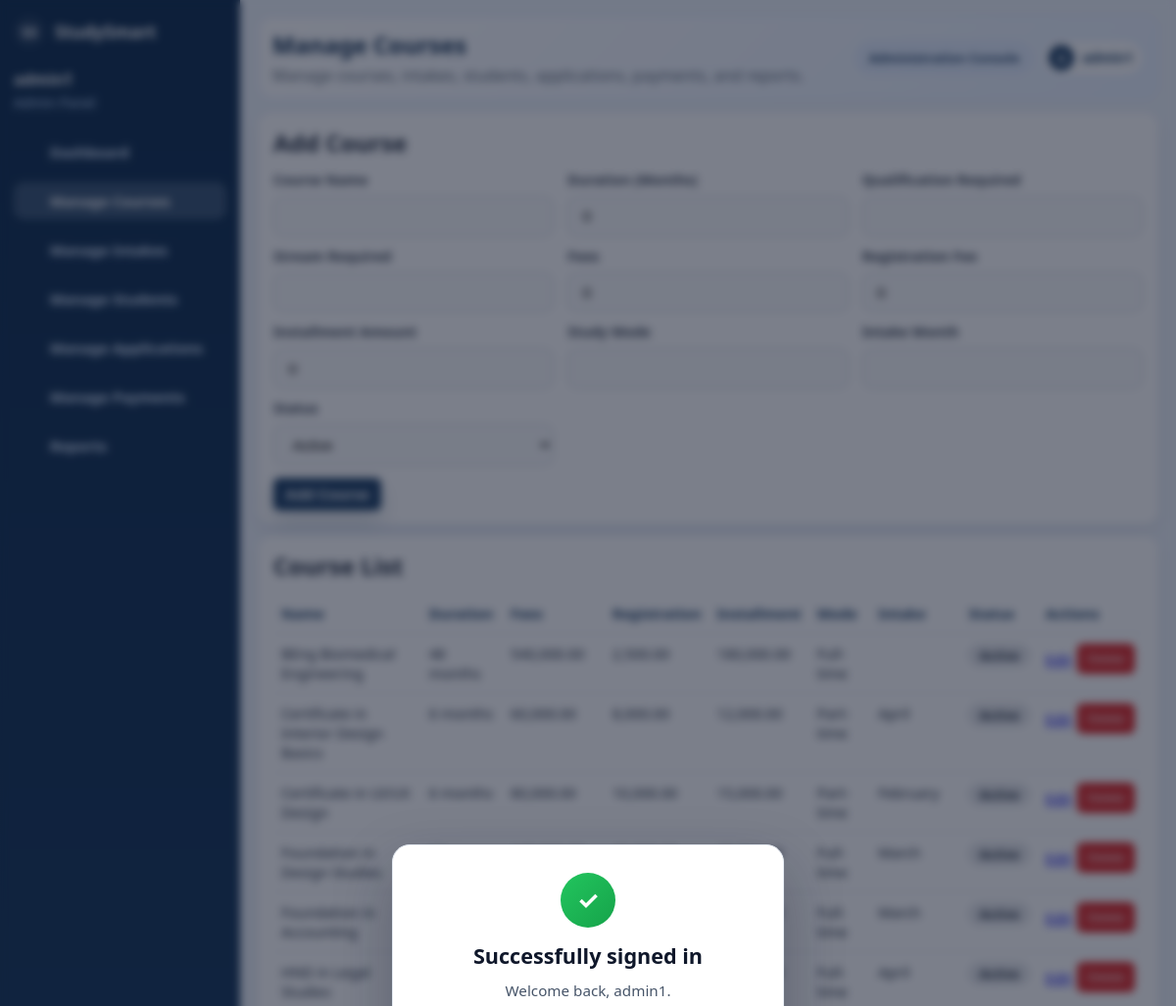
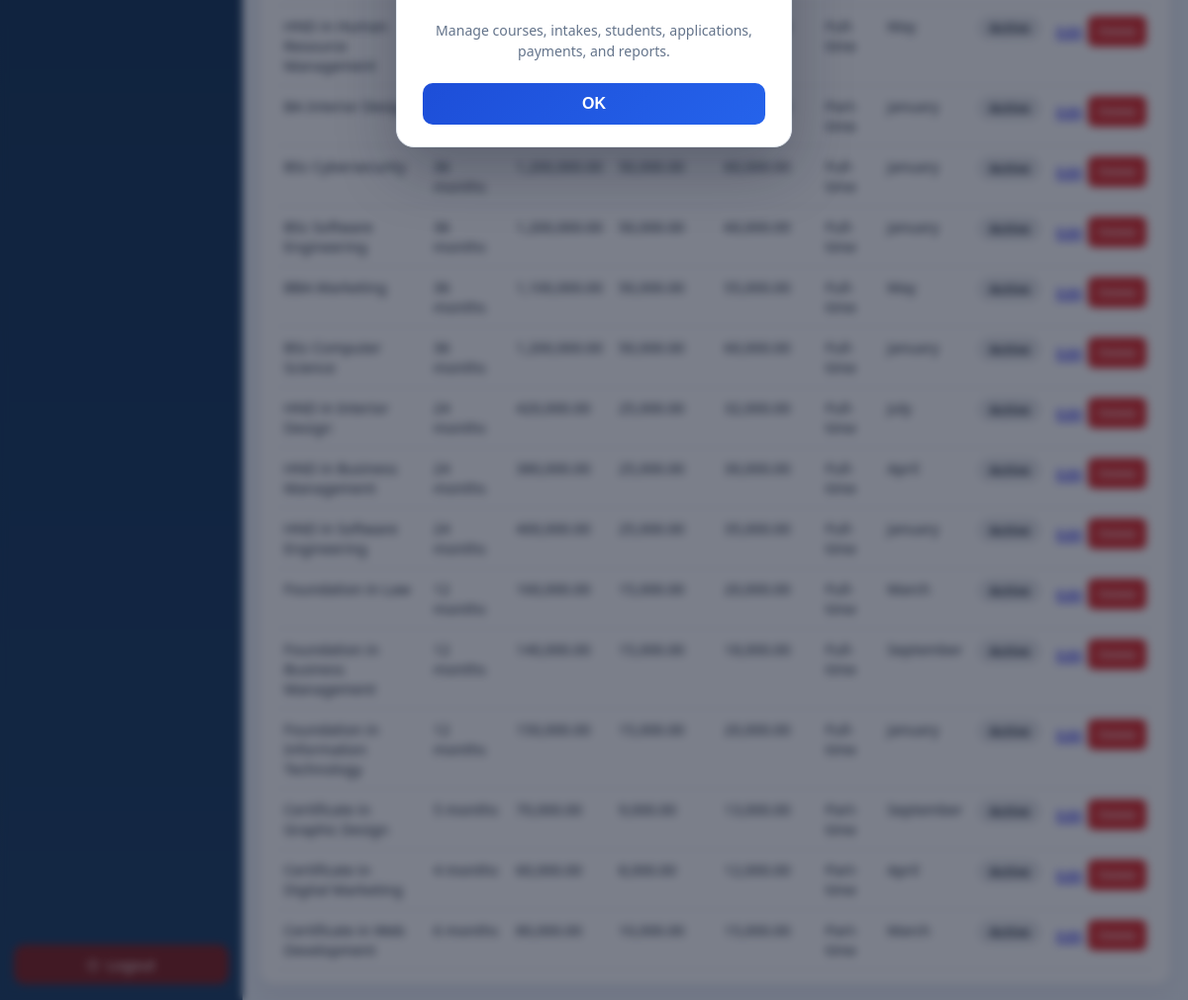
Screenshot of /admin/courses.php (signed in) with the database file from the repository (2 pictures, top to bottom).
### tables this page shows
CREATE TABLE `course_catalog` (
  `course_id` int(10) UNSIGNED NOT NULL,
  `course_name` varchar(120) NOT NULL,
  `field` varchar(100) NOT NULL,
  `level` varchar(50) NOT NULL,
  `mode` varchar(50) NOT NULL,
  `average_fee` decimal(10,2) NOT NULL,
  `duration_months` int(10) UNSIGNED NOT NULL,
  `description` text DEFAULT NULL,
  `qualification_required` varchar(120) DEFAULT '',
  `stream_required` varchar(120) DEFAULT '',
  `fees` decimal(10,2) DEFAULT 0.00,
  `registration_fee` decimal(10,2) DEFAULT 0.00,
  `installment_amount` decimal(10,2) DEFAULT 0.00,
  `study_mode` varchar(50) DEFAULT '',
  `intake_month` varchar(20) DEFAULT '',
  `status` enum('Active','Inactive') NOT NULL DEFAULT 'Active',
  `category` varchar(100) DEFAULT ''
);

### admin/courses.php (the view, shortened to what this page needs)
<?php
require_once __DIR__ . '/bootstrap.php';
require_once __DIR__ . '/layout.php';
$editingCourse = null;
$courses = [];
$result = mysqli_query($conn, "SELECT c.*, COALESCE(ix.intakes_list, '') AS intakes_list
    FROM course_catalog c
    LEFT JOIN (
        SELECT course_id, GROUP_CONCAT(DISTINCT intake_name ORDER BY start_date SEPARATOR ', ') AS intakes_list
        FROM course_intakes
        GROUP BY course_id
    ) ix ON ix.course_id = c.course_id
    ORDER BY c.course_id DESC");
if ($result) {
    while ($row = mysqli_fetch_assoc($result)) {
        $courses[] = $row;
    }
}
adminPageStart('Manage Courses', 'courses', $adminName);
?>
<section class="admin-section">
    <h2 style="margin-bottom:12px;"><?php echo $editingCourse ? 'Edit Course' : 'Add Course'; ?></h2>
    <form method="post">
        <div class="admin-form-grid">
            <div><label class="form-label">Course Name</label><input class="form-control" name="course_name" required value="<?php echo htmlspecialchars($editingCourse['course_name'] ?? '', ENT_QUOTES, 'UTF-8'); ?>"></div>
            <div><label class="form-label">Duration (Months)</label><input class="form-control" type="number" min="0" name="duration_months" value="<?php echo (int) ($editingCourse['duration_months'] ?? 0); ?>"></div>
            <div><label class="form-label">Qualification Required</label><input class="form-control" name="qualification_required" value="<?php echo htmlspecialchars($editingCourse['qualification_required'] ?? '', ENT_QUOTES, 'UTF-8'); ?>"></div>
            <div><label class="form-label">Stream Required</label><input class="form-control" name="stream_required" value="<?php echo htmlspecialchars($editingCourse['stream_required'] ?? '', ENT_QUOTES, 'UTF-8'); ?>"></div>
            <div><label class="form-label">Fees</label><input class="form-control" type="number" step="0.01" min="0" name="fees" value="<?php echo (float) ($editingCourse['fees'] ?? 0); ?>"></div>
            <div><label class="form-label">Registration Fee</label><input class="form-control" type="number" step="0.01" min="0" name="registration_fee" value="<?php echo (float) ($editingCourse['registration_fee'] ?? 0); ?>"></div>
            <div><label class="form-label">Installment Amount</label><input class="form-control" type="number" step="0.01" min="0" name="installment_amount" value="<?php echo (float) ($editingCourse['installment_amount'] ?? 0); ?>"></div>
            <div><label class="form-label">Study Mode</label><input class="form-control" name="study_mode" value="<?php echo htmlspecialchars($editingCourse['study_mode'] ?? '', ENT_QUOTES, 'UTF-8'); ?>"></div>
            <div><label class="form-label">Intake Month</label><input class="form-control" name="intake_month" value="<?php echo htmlspecialchars($editingCourse['intake_month'] ?? '', ENT_QUOTES, 'UTF-8'); ?>"></div>
            <div><label class="form-label">Status</label>
                <select class="form-control" name="status">
                    <option value="Active" <?php echo (($editingCourse['status'] ?? '') === 'Active') ? 'selected' : ''; ?>>Active</option>
                </select>
            </div>
        </div>
        <div style="margin-top:12px;">
            <button type="submit" class="btn-primary btn-small"><?php echo $editingCourse ? 'Update Course' : 'Add Course'; ?></button>
        </div>
    </form>
</section>
<section class="admin-section">
    <h2 style="margin-bottom:12px;">Course List</h2>
    <div class="admin-table-wrap">
        <table class="admin-table">
            <thead>
                <tr>
                    <th>Name</th>
                    <th>Duration</th>
                    <th>Fees</th>
                    <th>Registration</th>
                    <th>Installment</th>
                    <th>Mode</th>
                    <th>Intake</th>
                    <th>Status</th>
                    <th>Actions</th>
                </tr>
            </thead>
            <tbody>
                <?php foreach ($courses as $course): ?>
                    <?php
                    $feesValue = (float) ($course['fees'] ?? 0);
                    $regFeeValue = (float) ($course['registration_fee'] ?? 0);
                    $installmentValue = (float) ($course['installment_amount'] ?? 0);
                    $modeValue = trim((string) ($course['study_mode'] ?? ''));
                    $intakeValue = trim((string) ($course['intake_month'] ?? ''));
                    $intakesList = trim((string) ($course['intakes_list'] ?? ''));
                    if ($intakesList !== '') {
                        $intakeValue = $intakesList;
                    }
                    ?>
                    <tr>
                        <td><?php echo htmlspecialchars($course['course_name'], ENT_QUOTES, 'UTF-8'); ?></td>
                        <td><?php echo (int) ($course['duration_months'] ?? 0); ?> months</td>
                        <td><?php echo number_format($feesValue, 2); ?></td>
                        <td><?php echo number_format($regFeeValue, 2); ?></td>
                        <td><?php echo number_format($installmentValue, 2); ?></td>
                        <td><?php echo htmlspecialchars($modeValue, ENT_QUOTES, 'UTF-8'); ?></td>
                        <td><?php echo htmlspecialchars($intakeValue, ENT_QUOTES, 'UTF-8'); ?></td>
                        <td><span class="status-pill"><?php echo htmlspecialchars($course['status'] ?? 'Active', ENT_QUOTES, 'UTF-8'); ?></span></td>
                        <td>
                            <div class="admin-inline-actions">
                                <a href="courses.php?edit_id=<?php echo (int) $course['course_id']; ?>">Edit</a>
                                <form method="post" onsubmit="return confirm('Delete this course?');">
                                    <button type="submit" class="btn-danger">Delete</button>
                                </form>
                            </div>
                        </td>
                    </tr>
                <?php endforeach; ?>
            </tbody>
        </table>
    </div>
</section>
<?php adminPageEnd(); ?>

### admin/layout.php (shortened to what this page needs)
<?php
function adminPageStart(string $title, string $activePage, string $adminName, array $header = []): void
{
    $defaultNote = 'Manage courses, intakes, students, applications, payments, and reports.';
    $headerNote = trim((string) ($header['note'] ?? ''));
    $headerNoteOut = $headerNote !== '' ? $headerNote : $defaultNote;
    $headerClass = trim((string) ($header['class'] ?? ''));
    $menuItems = [
        'dashboard' => ['label' => 'Dashboard', 'href' => 'dashboard.php', 'icon' => 'dashboard'],
        'courses' => ['label' => 'Manage Courses', 'href' => 'courses.php', 'icon' => 'courses'],
        'intakes' => ['label' => 'Manage Intakes', 'href' => 'intakes.php', 'icon' => 'intakes'],
        'students' => ['label' => 'Manage Students', 'href' => 'students.php', 'icon' => 'students'],
        'applications' => ['label' => 'Manage Applications', 'href' => 'applications.php', 'icon' => 'applications'],
        'payments' => ['label' => 'Manage Payments', 'href' => 'payments.php', 'icon' => 'payments'],
        'reports' => ['label' => 'Reports', 'href' => 'reports.php', 'icon' => 'reports'],
    ];
    $iconMap = [
        'dashboard' => '<svg viewBox="0 0 24 24" aria-hidden="true"><path d="M3 10.5 12 3l9 7.5V21a1 1 0 0 1-1 1h-5v-6h-6v6H4a1 1 0 0 1-1-1z"/></svg>',
        'courses' => '<svg viewBox="0 0 24 24" aria-hidden="true"><path d="M4 4h16v2H4zm0 4h10v2H4zm0 4h16v2H4zm0 4h10v2H4z"/></svg>',
        'intakes' => '<svg viewBox="0 0 24 24" aria-hidden="true"><path d="M7 2v2H5a2 2 0 0 0-2 2v2h18V6a2 2 0 0 0-2-2h-2V2h-2v2H9V2zM21 10H3v10a2 2 0 0 0 2 2h14a2 2 0 0 0 2-2z"/></svg>',
        'students' => '<svg viewBox="0 0 24 24" aria-hidden="true"><path d="M16 11a4 4 0 1 0-4-4 4 4 0 0 0 4 4zM8 12a3 3 0 1 0-3-3 3 3 0 0 0 3 3zm8 2c-3.3 0-6 1.8-6 4v2h12v-2c0-2.2-2.7-4-6-4zM8 14c-2.8 0-5 1.5-5 3.3V20h5v-1.9c0-1.3.5-2.5 1.4-3.4A7.3 7.3 0 0 0 8 14z"/></svg>',
        'applications' => '<svg viewBox="0 0 24 24" aria-hidden="true"><path d="M6 2h9l5 5v15a2 2 0 0 1-2 2H6a2 2 0 0 1-2-2V4a2 2 0 0 1 2-2zm8 1.5V8h4.5zM8 12h8v1.8H8zm0 4h8v1.8H8z"/></svg>',
        'payments' => '<svg viewBox="0 0 24 24" aria-hidden="true"><path d="M3 6a2 2 0 0 1 2-2h14a2 2 0 0 1 2 2v2H3zm0 5h18v7a2 2 0 0 1-2 2H5a2 2 0 0 1-2-2zm3 3v2h6v-2z"/></svg>',
        'reports' => '<svg viewBox="0 0 24 24" aria-hidden="true"><path d="M4 19h16v2H4zM6 10h3v7H6zm5-4h3v11h-3zm5 6h3v5h-3z"/></svg>',
    ];
    ?>
    <!DOCTYPE html>
    <html lang="en">
    <head>
        <link rel="stylesheet" href="../styles.css">
        <link rel="stylesheet" href="admin.css">
    </head>
    <body class="admin-body">
        <?php render_success_toast('admin'); ?>
        <div class="admin-shell">
            <aside class="admin-sidebar">
                <div>
                    <div class="admin-brand">
                        <div class="brand-pill">SS</div>
                        <span>StudySmart</span>
                    </div>
                    <p class="admin-user-name"><?php echo htmlspecialchars($adminName, ENT_QUOTES, 'UTF-8'); ?></p>
                    <p class="admin-user-role">Admin Panel</p>
                    <nav class="admin-nav">
                        <?php foreach ($menuItems as $key => $item): ?>
                            <a
                                href="<?php echo htmlspecialchars($item['href'], ENT_QUOTES, 'UTF-8'); ?>"
                                class="admin-nav-link <?php echo $activePage === $key ? 'is-active' : ''; ?>"
                            >
                                <span class="admin-nav-icon"><?php echo $iconMap[$item['icon']] ?? ''; ?></span>
                                <?php echo htmlspecialchars($item['label'], ENT_QUOTES, 'UTF-8'); ?>
                            </a>
                        <?php endforeach; ?>
                    </nav>
                </div>
                <a href="../logout.php" class="admin-logout-link">
                    <span class="logout-icon">⏻</span>
                    <span>Logout</span>
                </a>
            </aside>
            <main class="admin-main">
                <header class="admin-page-header<?php echo $headerClass !== '' ? ' ' . htmlspecialchars($headerClass, ENT_QUOTES, 'UTF-8') : ''; ?>">
                    <div>
                        <h1><?php echo htmlspecialchars($title, ENT_QUOTES, 'UTF-8'); ?></h1>
                        <p><?php echo htmlspecialchars($headerNoteOut, ENT_QUOTES, 'UTF-8'); ?></p>
                    </div>
                    <div class="admin-header-tools">
                        <div class="admin-header-badge">
                            <span>Administration Console</span>
                        </div>
                        <details class="admin-user-menu">
                            <summary class="admin-user-trigger">
                                <span class="admin-user-avatar"><?php echo strtoupper(substr($adminName, 0, 1)); ?></span>
                                <span class="admin-user-trigger-name"><?php echo htmlspecialchars($adminName, ENT_QUOTES, 'UTF-8'); ?></span>
                            </summary>
                        </details>
                    </div>
                </header>
    <?php
}
function adminPageEnd(): void
{
    ?>
            </main>
        </div>
    </body>
    </html>
    <?php
}
?>

### includes/flash.php (shortened to what this page needs)
<?php
function flash_take(string $type): ?string
{
    $msg = $_SESSION['flash'][$type];
    return $msg;
}
function render_success_toast(string $workspace = 'student'): void
{
    $msg = flash_take('success');
    $safe = htmlspecialchars($msg, ENT_QUOTES, 'UTF-8');
    $tagline = $workspace === 'admin'
        ? 'Manage courses, intakes, students, applications, payments, and reports.'
        : 'Welcome back to your StudySmart counselling workspace.';
    $tagEsc = htmlspecialchars($tagline, ENT_QUOTES, 'UTF-8');
    echo '<div id="login-success-modal" class="payment-modal-overlay is-open" role="dialog" aria-modal="true" aria-labelledby="login-success-modal-title" tabindex="-1">';
    echo '<div class="payment-modal-dialog">';
    echo '<div class="payment-modal-icon" aria-hidden="true">✓</div>';
    echo '<h2 id="login-success-modal-title" class="payment-modal-title">Successfully signed in</h2>';
    echo '<p class="payment-modal-text">' . $safe . '<br><br><span class="payment-modal-subline">' . $tagEsc . '</span></p>';
    echo '<div class="payment-modal-actions">';
    echo '<button type="button" class="payment-modal-btn-primary" id="login-success-modal-ok">OK</button>';
    echo '</div></div></div>';
}

### styles.css (style rules this page uses)
*, *::before, *::after { box-sizing: border-box; margin: 0; padding: 0; }
:root { --c-navy-1: #0C2B4E; --c-navy-2: #1A3D64; --c-navy-3: #1D546C; --c-bg: #F4F4F4; }
body { font-family: system-ui, -apple-system, BlinkMacSystemFont, "Segoe UI", sans-serif; background-color: var(--c-bg); color: #111827; min-height: 100vh; display: flex; align-items: center; justify-content: center; }
.brand-pill { width: 32px; height: 32px; border-radius: 999px; background: rgba(239, 246, 255, 0.08); display: flex; align-items: center; justify-content: center; font-size: 0.9rem; font-weight: 600; }
.form-label { display: block; font-size: 0.9rem; font-weight: 600; color: #374151; margin-bottom: 0.45rem; }
.form-control { width: 100%; padding: 0.7rem 0.9rem; border-radius: 0.6rem; border: 1px solid #D1D5DB; background-color: #F9FAFB; font-size: 0.95rem; transition: border-color 0.15s ease, box-shadow 0.15s ease, background-color 0.15s ease; }
.form-control::placeholder { color: #9CA3AF; }
.btn-primary { width: 100%; display: inline-flex; align-items: center; justify-content: center; padding: 0.75rem 1rem; border-radius: 0.7rem; border: none; background: linear-gradient(135deg, var(--c-navy-2), var(--c-navy-3)); color: white; font-weight: 600; font-size: 0.95rem; cursor: pointer; transition: transform 0.1s ease, box-shadow 0.1s ease, filter 0.1s ease; box-shadow: 0 12px 24px rgba(12, 43, 78, 0.35); }
.payment-modal-overlay { display: none; position: fixed; inset: 0; z-index: 2000; background: rgba(15, 23, 42, 0.55); backdrop-filter: blur(4px); align-items: center; justify-content: center; padding: 20px; }
.payment-modal-overlay.is-open { display: flex; }
.payment-modal-dialog { background: #ffffff; border-radius: 18px; padding: 28px 26px 22px; max-width: 400px; width: 100%; text-align: center; box-shadow: 0 24px 60px rgba(15, 23, 42, 0.28); border: 1px solid #e2e8f0; animation: paymentModalIn 0.28s ease; }
.payment-modal-icon { width: 56px; height: 56px; margin: 0 auto 14px; border-radius: 999px; background: linear-gradient(135deg, #22c55e, #16a34a); color: #ffffff; display: flex; align-items: center; justify-content: center; font-size: 1.6rem; font-weight: 700; }
.payment-modal-title { margin: 0 0 10px; font-size: 1.35rem; color: #0f172a; }
.payment-modal-text { margin: 0 0 22px; font-size: 0.95rem; line-height: 1.55; color: #475569; }
.payment-modal-subline { display: block; font-size: 0.88rem; font-weight: 500; color: #64748b; line-height: 1.5; }
.payment-modal-actions { display: flex; flex-direction: column; gap: 10px; }
.payment-modal-btn-primary { width: 100%; padding: 12px 16px; border: none; border-radius: 10px; background: linear-gradient(135deg, #1d4ed8, #2563eb); color: #ffffff; font-size: 1rem; font-weight: 700; cursor: pointer; }

### rows the page displays
course_catalog: course_name "BEng Biomedical Engineering", duration_months "48", fees "540,000.00", registration_fee "2,500.00", installment_amount "180,000.00", study_mode "Full-time", status "Active"
course_catalog: course_name "Certificate in Interior Design Basics", fees "60,000.00", registration_fee "8,000.00", installment_amount "12,000.00", study_mode "Part-time", intake_month "April", status "Active"
course_catalog: course_name "Certificate in UI/UX Design", fees "80,000.00", registration_fee "10,000.00", installment_amount "15,000.00", study_mode "Part-time", intake_month "February", status "Active"
course_catalog: course_name "Foundation in Design Studies", study_mode "Full-time", intake_month "March", status "Active"
course_catalog: course_name "Foundation in Accounting", study_mode "Full-time", intake_month "March", status "Active"
course_catalog: course_name "HND in Legal Studies", study_mode "Full-time", intake_month "April", status "Active"
course_catalog: course_name "HND in Human Resource Management", study_mode "Full-time", intakeValue "May", status "Active"
course_catalog: study_mode "Part-time", intakeValue "January", status "Active"
course_catalog: course_name "BSc Cybersecurity", duration_months "36", fees "1,200,000.00", registration_fee "50,000.00", installment_amount "60,000.00", study_mode "Full-time", intake_month "January", status "Active"
course_catalog: course_name "BSc Software Engineering", duration_months "36", fees "1,200,000.00", registration_fee "50,000.00", installment_amount "60,000.00", study_mode "Full-time", intake_month "January", status "Active"
course_catalog: course_name "BBA Marketing", duration_months "36", fees "1,100,000.00", registration_fee "50,000.00", installment_amount "55,000.00", study_mode "Full-time", intake_month "May", status "Active"
course_catalog: course_name "BSc Computer Science", duration_months "36", fees "1,200,000.00", registration_fee "50,000.00", installment_amount "60,000.00", study_mode "Full-time", intake_month "January", status "Active"
course_catalog: course_name "HND in Interior Design", duration_months "24", fees "420,000.00", registration_fee "25,000.00", installment_amount "32,000.00", study_mode "Full-time", intake_month "July", status "Active"
course_catalog: course_name "HND in Business Management", duration_months "24", fees "380,000.00", registration_fee "25,000.00", installment_amount "30,000.00", study_mode "Full-time", intake_month "April", status "Active"
course_catalog: course_name "HND in Software Engineering", duration_months "24", fees "400,000.00", registration_fee "25,000.00", installment_amount "35,000.00", study_mode "Full-time", intake_month "January", status "Active"
course_catalog: course_name "Foundation in Law", fees "160,000.00", registration_fee "15,000.00", installment_amount "20,000.00", study_mode "Full-time", intake_month "March", status "Active"
course_catalog: course_name "Foundation in Business Management", fees "140,000.00", registration_fee "15,000.00", installment_amount "18,000.00", study_mode "Full-time", intakeValue "September", status "Active"
course_catalog: course_name "Foundation in Information Technology", fees "150,000.00", registration_fee "15,000.00", installment_amount "20,000.00", study_mode "Full-time", intake_month "January", status "Active"
course_catalog: course_name "Certificate in Graphic Design", fees "70,000.00", registration_fee "9,000.00", installment_amount "13,000.00", study_mode "Part-time", intake_month "September", status "Active"
course_catalog: course_name "Certificate in Digital Marketing", fees "60,000.00", registration_fee "8,000.00", installment_amount "12,000.00", study_mode "Part-time", intakeValue "April", status "Active"
course_catalog: course_name "Certificate in Web Development", fees "80,000.00", registration_fee "10,000.00", installment_amount "15,000.00", study_mode "Part-time", intake_month "March", status "Active"

### other values shown
$safe "Welcome back, admin1."
$tagEsc "Manage courses, intakes, students, applications, payments, and reports."
$adminName "admin1"
$item['label'] "Dashboard"
$item['label'] "Manage Courses"
$item['label'] "Manage Intakes"
$item['label'] "Manage Students"
$item['label'] "Manage Applications"
$item['label'] "Manage Payments"
$item['label'] "Reports"
$title "Manage Courses"
$headerNoteOut "Manage courses, intakes, students, applications, payments, and reports."
